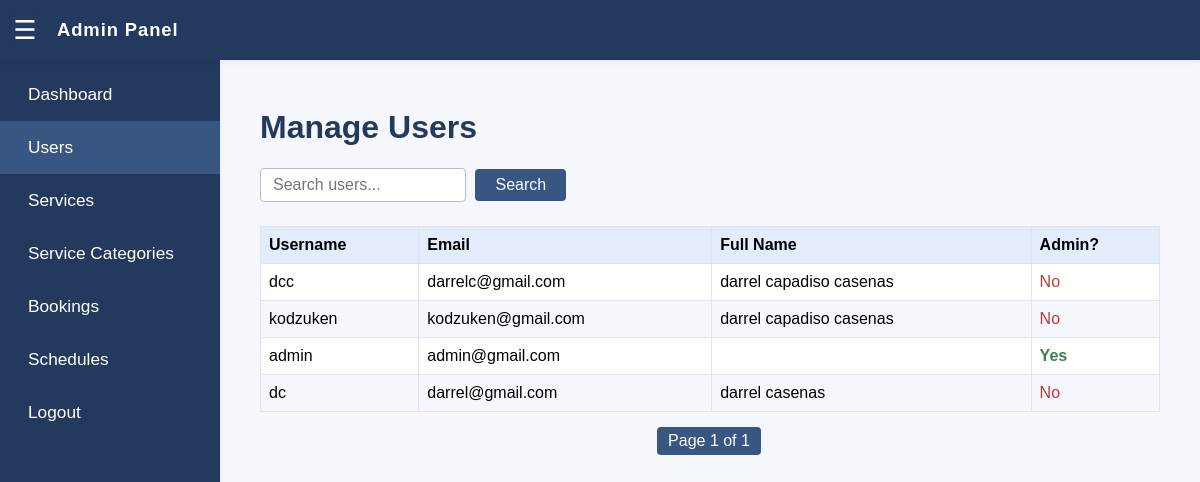
Page /dashboard/users/ (signed in) on the committed database.
### booking/models.py (models this page shows, shortened)
class User(AbstractUser):
    fullname = models.CharField(max_length=255, blank=True)
    created_at = models.DateTimeField(default=timezone.now)
    is_admin = models.BooleanField(default=False)

### booking/views.py (the view, shortened to what this page needs)
# urls.py: path('dashboard/users/', views.admin_users, name='admin_users'),
@login_required
def admin_users(request):
    form = AdminUserSearchForm(request.GET or None)
    users_qs = User.objects.all().order_by('-created_at')
    search_query = ""
    paginator = Paginator(users_qs, 10)
    page_number = request.GET.get('page')
    users_page = paginator.get_page(page_number)
    context = {
        'users': users_page,
        'paginator': paginator,
        'page_obj': users_page,
        'form': form,
        'search_query': search_query,
    }
    return render(request, 'admin/admin_users.html', context)

### booking/forms.py
class AdminUserSearchForm(forms.Form):
    q = forms.CharField(
        required=False,
        label="Search users",
        widget=forms.TextInput(attrs={
            'placeholder': 'Search users...',
            'class': 'form-control'
        })
    )

### booking/templates/admin/admin_users.html (shortened to what this page needs)
<!DOCTYPE html>
<html lang="en">
<head>
</head>
<body>
    <div class="app-header">
        <button class="hamburger" id="sidebarToggle" aria-label="Open menu">
            <span>&#9776;</span>
        </button>
        <span class="header-title">Admin Panel</span>
    </div>
    <nav class="sidebar" id="sidebar">
        <div class="sidebar-nav">
            <a href="{% url 'admin_dashboard' %}" class="{% if request.resolver_match.url_name == 'admin_dashboard' %}active{% endif %}">Dashboard</a>
            <a href="{% url 'admin_users' %}" class="{% if request.resolver_match.url_name == 'admin_users' %}active{% endif %}">Users</a>
            <a href="{% url 'admin_services' %}" class="{% if request.resolver_match.url_name == 'admin_services' %}active{% endif %}">Services</a>
            <a href="{% url 'admin_servicecategory_list' %}" class="{% if request.resolver_match.url_name == 'admin_servicecategory_list' %}active{% endif %}">Service Categories</a>
            <a href="{% url 'admin_bookings' %}" class="{% if request.resolver_match.url_name == 'admin_bookings' %}active{% endif %}">Bookings</a>
            <a href="{% url 'admin_schedule' %}" class="{% if request.resolver_match.url_name == 'admin_schedule' %}active{% endif %}">Schedules</a>
            <a href="{% url 'admin_logout' %}" class="logout">Logout</a>
        </div>
    </nav>
    <div class="main-content" id="mainContent">
        <h1 style="color:#23395d;">Manage Users</h1>
        <form class="search-bar" method="get">
            {% for field in form.visible_fields %}
                {{ field }}
            {% endfor %}
            <button type="submit">Search</button>
        </form>
        <table>
            <thead>
                <tr>
                    <th>Username</th>
                    <th>Email</th>
                    <th>Full Name</th>
                    <th>Admin?</th>
                </tr>
            </thead>
            <tbody>
                {% for user in users %}
                <tr>
                    <td>{{ user.username }}</td>
                    <td>{{ user.email }}</td>
                    <td>{{ user.fullname }}</td>
                    <td>
                        {% if user.is_admin %}
                            <span class="user-admin-yes">Yes</span>
                        {% else %}
                            <span class="user-admin-no">No</span>
                        {% endif %}
                    </td>
                </tr>
                {% empty %}
                <tr><td colspan="4">No users found.</td></tr>
                {% endfor %}
            </tbody>
        </table>
        <div class="pagination">
            <span class="current">Page {{ users.number }} of {{ users.paginator.num_pages }}</span>
        </div>
    </div>
</body>
</html>

### booking/templates/admin/admin_users.html (style rules this page uses)
body { font-family: Arial, sans-serif; margin: 0; background: #f6f7fc; }
.app-header { position: fixed; top: 0; left: 0; right: 0; height: 60px; background: #23395d; color: #fff; z-index: 1200; display: flex; align-items: center; padding-left: 8px; box-shadow: 0 2px 6px rgba(34,34,36,0.05); }
.app-header .hamburger { width: 34px; height: 34px; background: #23395d; color: #fff; border: none; display: flex; align-items: center; justify-content: center; cursor: pointer; border-radius: 5px; outline: none; transition: background 0.2s; font-size: 26px; }
.app-header .header-title { margin-left: 15px; font-size: 1.15em; font-weight: 600; letter-spacing: .05em; flex: 1; }
.sidebar { position: fixed; left: 0; top: 60px; width: 220px; height: calc(100vh - 60px); background: #23395d; color: #fff; padding-top: 0; transition: transform 0.3s ease; z-index: 1000; box-shadow: 2px 0 6px rgba(34,34,36,0.03); display: flex; flex-direction: column; align-items: stretch; }
.sidebar-nav { flex: 1; display: flex; flex-direction: column; margin-top: 8px; }
.sidebar-nav a { display: block; padding: 16px 28px; color: #fff; text-decoration: none; transition: background 0.2s; font-size: 1.08em; }
.sidebar-nav a:hover, .sidebar-nav a.active { background: #385682; }
.main-content { margin-left: 220px; padding: 88px 40px 28px 40px; transition: margin-left 0.3s ease; }
.search-bar { margin: 0 0 24px 0; }
.search-bar input[type="text"] { padding: 7px 12px; font-size: 1em; border: 1px solid #b6becc; border-radius: 4px; outline: none; width: 180px; max-width: 90vw; }
.search-bar button { padding: 7px 20px; font-size: 1em; background: #385682; border: none; color: #fff; border-radius: 4px; margin-left: 5px; cursor: pointer; }
table { border-collapse: collapse; background: #fff; width: 100%; margin-bottom: 14px; }
th, td { border: 1px solid #dee4f1; padding: 9px 8px; text-align: left; }
th { background: #e3ecfa; font-weight: 600; }
tr:nth-child(even) { background: #f6f7fc; }
.user-admin-yes { color: #39844e; font-weight: bold; }
.user-admin-no { color: #b93c3c; }
.pagination { margin-top: 15px; display: flex; justify-content: center; align-items: center; gap: 6px; }
.pagination a, .pagination span { display: inline-block; padding: 5px 11px; background: #23395d; color: #fff; text-decoration: none; border-radius: 4px; margin-right: 2px; font-size: 1em; }
.pagination span.current { background: #385682; }

### rows in the picture
User: username "dcc", email "darrelc@gmail.com", fullname "darrel capadiso casenas", is_admin "No"
User: username "kodzuken", email "kodzuken@gmail.com", fullname "darrel capadiso casenas", is_admin "No"
User: username "admin", email "admin@gmail.com", is_admin "Yes"
User: username "dc", email "darrel@gmail.com", fullname "darrel casenas", is_admin "No"

### other values in the picture
{{ users.number }} "1"
{{ users.paginator.num_pages }} "1"
